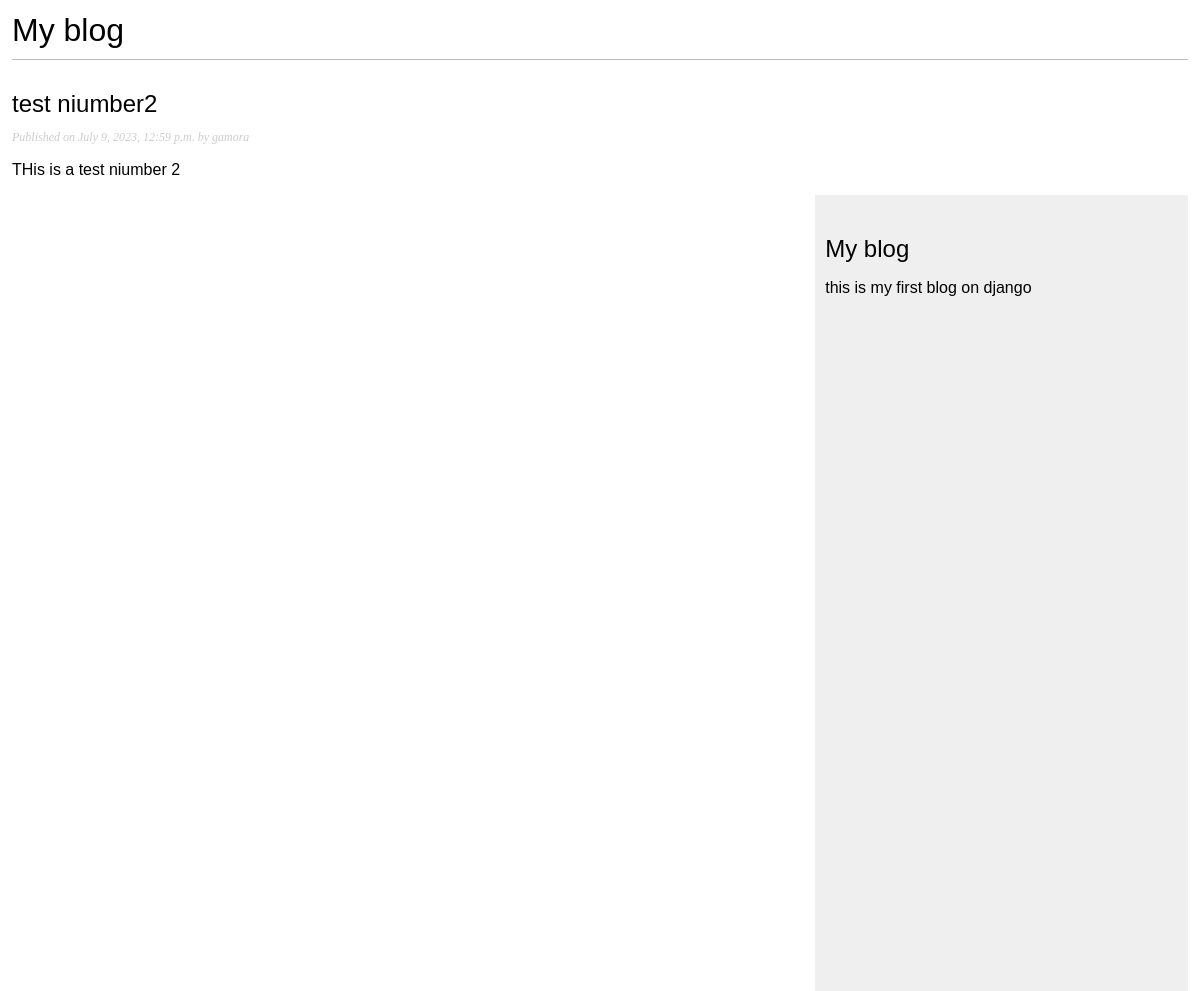
The app's page /blog/2023/7/9/test-niumber2/ with its own data.
### blog/models.py (models this page shows, shortened)
class Post(models.Model):
	objects = models.Manager()
	published = PublishedManager()
	title = models.CharField(max_length=250)
	slug = models.SlugField(max_length=250,unique_for_date='publish')
	body = models.TextField()
	created = models.DateTimeField(auto_now_add=True)
	publish = models.DateTimeField(default=timezone.now)
	updated = models.DateTimeField(auto_now=True)
	author = models.ForeignKey(User,on_delete=models.CASCADE,related_name='blog_posts')
	class Status(models.TextChoices):
		DRAFT = 'DF','draft'
		PUBLISHED = 'PB','published'
	status = models.CharField(max_length=2,choices=Status.choices,default=Status.DRAFT)
	class Meta:
		ordering = ['-publish']
		indexes = [
			models.Index(fields=['-publish'])
		]

### blog/views.py (the view)
# urls.py: path('<int:year>/<int:month>/<int:day>/<slug:post>/',views.post_details,name='post_detail')
def post_details(request,year,month,day,post):
	try:
		post = get_object_or_404(Post,status=Post.Status.PUBLISHED,slug=post,
			publish__year=year,publish__month=month,publish__day=day
		) #Fetches the post with the given slug and publish date
	except Post.DoesNotExist:
		raise Http404('Post does not exists')
	return render(request,'blog/post/details.html',{'post':post})

### blog/templates/blog/post/details.html (shortened to what this page needs)
{% extends "blog/base.html" %}
{%block content%}
	<h1>My blog</h1>
		<h2>
			{{post.title}}
		</h2>
		<p class='date'>
			Published on {{post.publish}} by {{post.author}}
		</p>
		{{post.body|linebreaks}}
{%endblock%}

### blog/static/blog.css (style rules this page uses)
body { margin:12px; padding:0; font-family:helvetica, sans-serif; }
h1 { font-weight:normal; border-bottom:1px solid #bbb; padding:0 0 10px 0; }
h2 { font-weight:normal; margin:30px 0 0; }
p.date { color:#ccc; font-family: georgia, serif; font-size: 12px; font-style: italic; }

### records on screen
Post: title "test niumber2", publish "July 9, 2023, 12:59 p.m.", author "gamora", body "THis is a test niumber 2"
